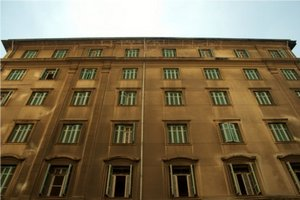
//> input picture images/Hough_Lines_Tutorial_Original_Image.jpg, 300 x 200 px
$ ./affine_transformation_example ../images/Hough_Lines_Tutorial_Original_Image.jpg   (built with g++ and OpenCV 4)
//> lines starting //> are read from the running program, lines starting //| are printed output that depends on the picture
#include <opencv2/opencv.hpp>


//http://opencv.willowgarage.com/documentation/cpp/geometric_image_transformations.html
/*
    We can use an Affine Transformation to express:

    1)Rotations (linear transformation)
    2)Translations (vector addition)
    3)Scale operations (linear transformation)


    The usual way to represent an Affine Transform is by using a  2x3 matrix:

	_      _
       |a00 a01|
    A= |       |
       |a10 a11|
       |_     _|2x2

       _  _
    B=|b00 |
      |b10 |
      |_  _|


    M=[A B]  =|a00 a01 b00|
              |a10 a11 b10|


          |x|
        X=| |
          |y|


        |x|
    T=A.| |+B=M.[x y 1]T
        |y|

Questions:
A) we know X and T, what is M
B)We know M and X, To obtain T just T=M.X

*/


void GetAffineTransformation(char **argv)
{

    //http://docs.opencv.org/doc/tutorials/imgproc/imgtrans/warp_affine/warp_affine.html


    /// Global variables
    std::string source_window = "Source image";
    std::string warp_window = "Warp";
    std::string warp_rotate_window = "Warp + Rotate";
    cv::Point2f srcTri[3];
    cv::Point2f dstTri[3];

    cv::Mat rot_mat( 2, 3, CV_32FC1 );
    cv::Mat warp_mat( 2, 3, CV_32FC1 );
    cv::Mat src, warp_dst, warp_rotate_dst;

    /// Load the image
    src = cv::imread( argv[1], 1 );
//> src is the input picture: 200 rows x 300 cols, CV_8UC3; mean B, G, R 79.4, 107.6, 124.2

    /// Set the dst image the same type and size as src
    warp_dst = cv::Mat::zeros( src.rows, src.cols, src.type() );

    /// Set your 3 points to calculate the  Affine Transform
//    The simplest way to define an affine transform is thus to set pts_src to three  corners in the source image
//    for example, the upper and lower left together with the upper right of the source image.
//     The mapping from the source to destination image is then entirely defined by specifying pts_dst, the locations to which
//     these three points will be mapped in that destination image

//   these 3 point define a triangle which  has corners like this:
//   o----o
//   |   /
//   |  /
//   |o/
//    /


    srcTri[0] = cv::Point2f( 0,0 ); //src Top left
    srcTri[1] = cv::Point2f( src.cols - 1, 0 ); //src Top right
    srcTri[2] = cv::Point2f( 0, src.rows - 1 ); //src Bottom left offset

    dstTri[0] = cv::Point2f( src.cols*0.0, src.rows*0.33 ); //dst Top left
//> dstTri = 3 Points (x, y): [0, 66], [0, 0], [0, 0]
    dstTri[1] =cv::Point2f( src.cols*0.85, src.rows*0.25 ); //dst Top right
    dstTri[2] =cv::Point2f( src.cols*0.15, src.rows*0.7 ); //dst Bottom left offset

    /// Get the Affine Transform
    warp_mat = cv::getAffineTransform( srcTri, dstTri );

    /// Apply the Affine Transform just found to the src image
    cv::warpAffine( src, warp_dst, warp_mat, warp_dst.size() );
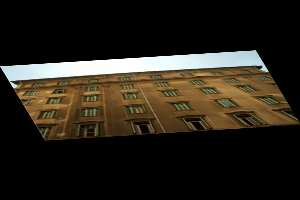
//> warp_dst: 200 rows x 300 cols, CV_8UC3; mean B, G, R 26.1, 35.4, 40.9


    //that was all for getting Affine Transform, in the following we just doing some examples of rotation and ...
    // Rotating the image after Warp

    /// Compute a rotation matrix with respect to the center of the image
    cv::Point center = cv::Point( warp_dst.cols/2, warp_dst.rows/2 );
//> center = Point(150, 100)
    double angle = -50.0;
    double scale = 0.6;

    /// Get the rotation matrix with the specifications above
    rot_mat = cv::getRotationMatrix2D( center, angle, scale );

    /// Rotate the warped image
    cv::warpAffine( warp_dst, warp_rotate_dst, rot_mat, warp_dst.size() );
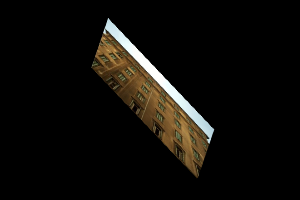
//> warp_rotate_dst: 200 rows x 300 cols, CV_8UC3; mean B, G, R 9.4, 12.8, 14.7

    /// Show what you got
    cv::namedWindow( source_window, cv::WINDOW_AUTOSIZE );
    cv::imshow( source_window, src );

    cv::namedWindow( warp_window, cv::WINDOW_AUTOSIZE );
    cv::imshow( warp_window, warp_dst );

    cv::namedWindow( warp_rotate_window, cv::WINDOW_AUTOSIZE );
    cv::imshow( warp_rotate_window, warp_rotate_dst );

    /// Wait until user exits the program
    cv::waitKey(0);

   return ;


}


void Estimat3DAffineion()
{
    //The function estimates an optimal 3D affine transformation between two 3D point sets using the RANSAC algorithm.
    //estimateAffine3D();
    return;
}

int main(int argc, char** argv)
{
    GetAffineTransformation(argv);
}

$ run again, on images/OpticalFlow0.jpg
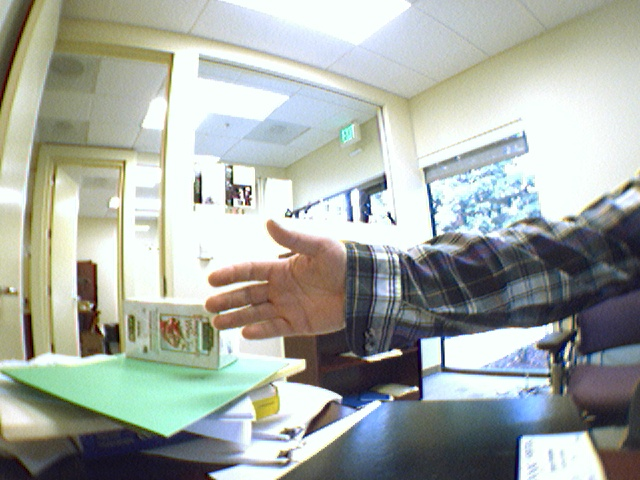
//> input picture images/OpticalFlow0.jpg, 640 x 480 px
//> in GetAffineTransformation, src is the input picture: 480 rows x 640 cols, CV_8UC3; mean B, G, R 164.4, 171.2, 165.4
//> in GetAffineTransformation, `cv::warpAffine( src, warp_dst, warp_mat, warp_dst.size() );`:
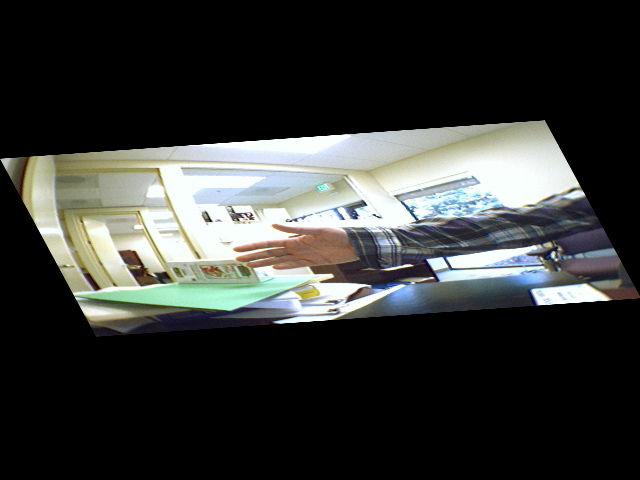
//> warp_dst: 480 rows x 640 cols, CV_8UC3; mean B, G, R 53.9, 56.1, 54.2
//> in GetAffineTransformation, `cv::warpAffine( warp_dst, warp_rotate_dst, rot_mat, warp_dst.size() );`:
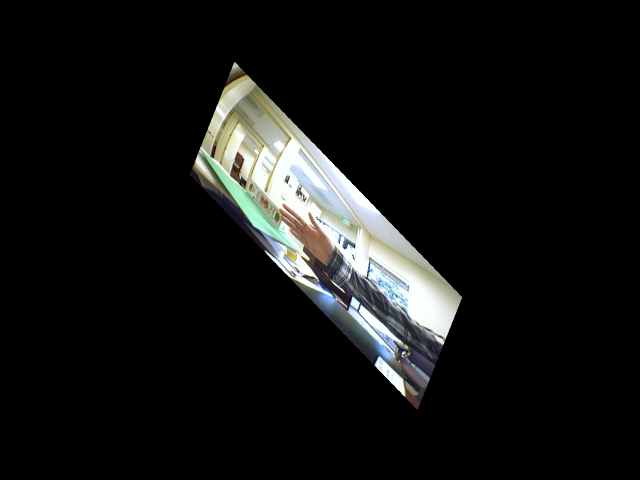
//> warp_rotate_dst: 480 rows x 640 cols, CV_8UC3; mean B, G, R 19.4, 20.2, 19.5

$ run again, on images/OpticalFlow1.jpg
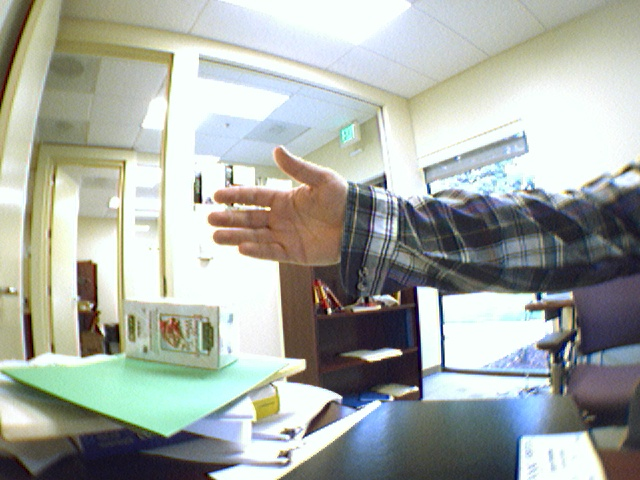
//> input picture images/OpticalFlow1.jpg, 640 x 480 px
//> in GetAffineTransformation, src is the input picture: 480 rows x 640 cols, CV_8UC3; mean B, G, R 164.8, 171.5, 166.5
//> in GetAffineTransformation, `cv::warpAffine( src, warp_dst, warp_mat, warp_dst.size() );`:
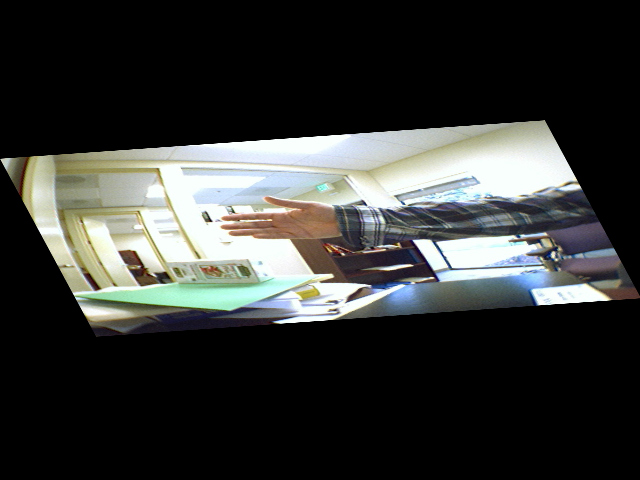
//> warp_dst: 480 rows x 640 cols, CV_8UC3; mean B, G, R 54, 56.2, 54.6
//> in GetAffineTransformation, `cv::warpAffine( warp_dst, warp_rotate_dst, rot_mat, warp_dst.size() );`:
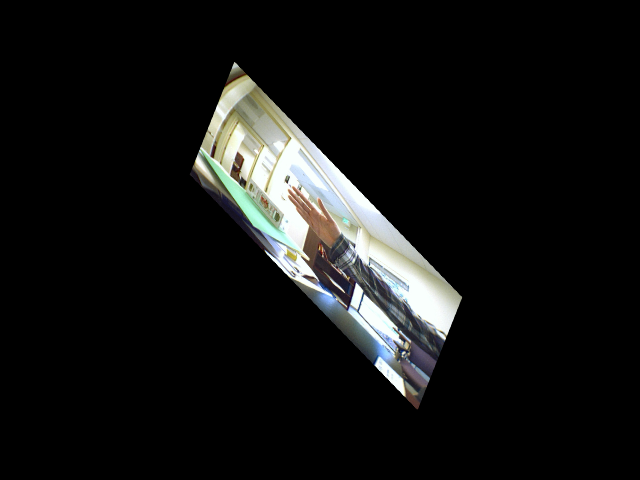
//> warp_rotate_dst: 480 rows x 640 cols, CV_8UC3; mean B, G, R 19.4, 20.2, 19.6
